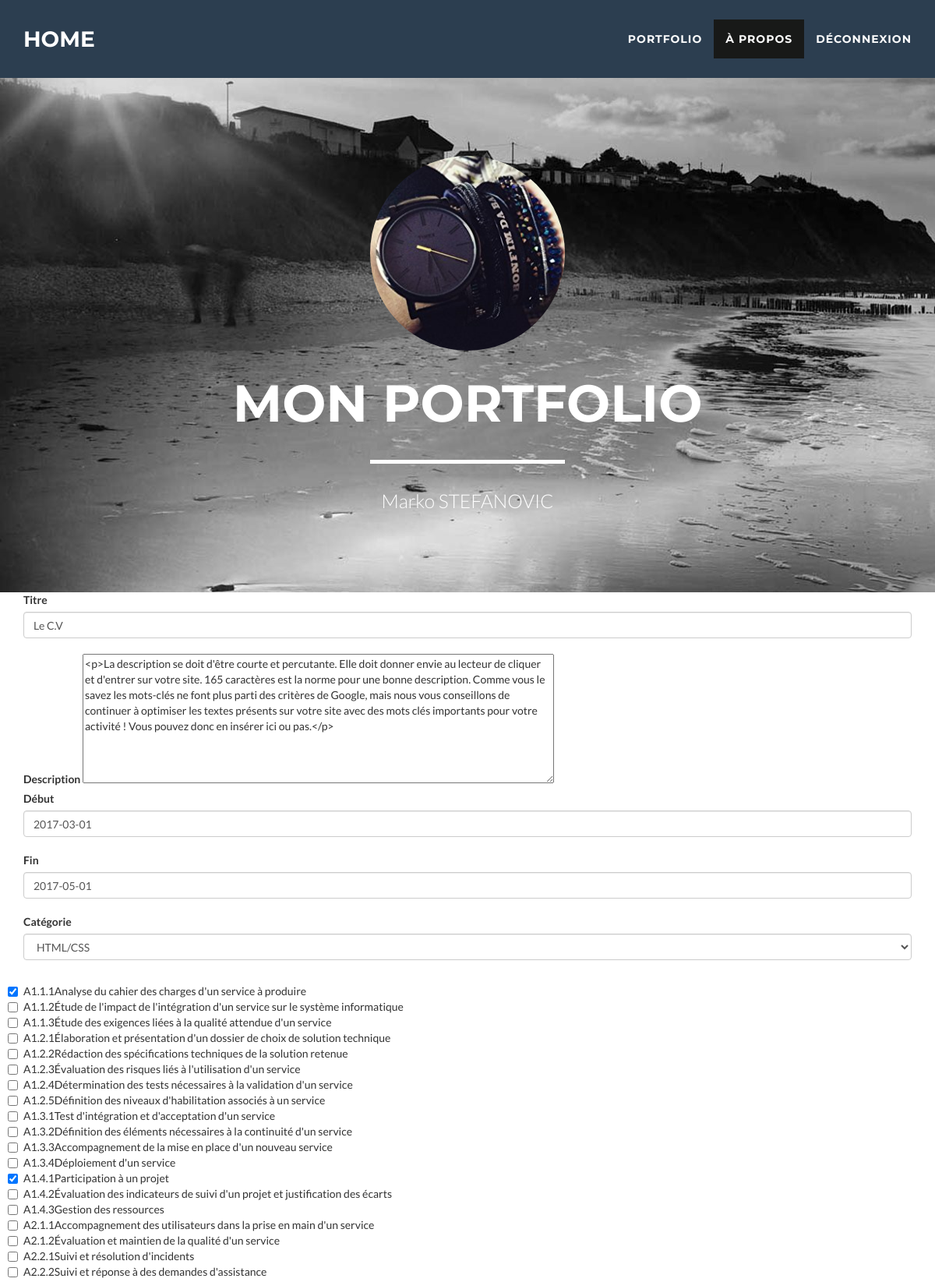
Screenshot of /majprojet.php?id_projet=35 (signed in, upper part) with the database file from the repository.
### tables this page shows
CREATE TABLE `projet` (
  `id_p` smallint(5) UNSIGNED NOT NULL,
  `titre` varchar(50) DEFAULT NULL,
  `description` text,
  `date_deb` date DEFAULT NULL,
  `date_fin` date DEFAULT NULL,
  `id_cat` smallint(5) UNSIGNED NOT NULL,
  `id_u` smallint(5) UNSIGNED NOT NULL
);

CREATE TABLE `competence` (
  `id_comp` smallint(5) UNSIGNED NOT NULL,
  `titre` varchar(50) DEFAULT NULL,
  `description` text
);

### majprojet.php (the view, shortened to what this page needs)
<?php include ("includes/head.php");
if (isset($_SESSION['connecte']))
{
	$id_projet= (int)$_GET['id_projet'];
	$requete = $bdd->query("SELECT * FROM projet WHERE id_p = ".$id_projet."");
	$reponse = $requete->fetch();
	$requete_cat = $bdd->query("SELECT * FROM categorie");
	$requete_comp = $bdd->query("SELECT * FROM competence");
	$comp_projet = $bdd->query("SELECT id_comp FROM englober WHERE id_p = ".$id_projet);
	$tab = array();
	while($rep_comp = $comp_projet->fetch())
	{
		$tab[] = $rep_comp['id_comp'];
	}
?>
<div class="container">
<form action="#" class="form-group" method="post">
  <label for="">Titre</label>
  <input type="text" name="titre" class="form-control" value=<?php echo "'".$reponse['titre']."'"; ?>> <br />
  <label>Description</label>
  <textarea id="ckeditor" name="desc" rows="8" cols="80"><?php echo "".$reponse['description'].""; ?></textarea> <br>
  <label>Début</label>
  <input type="text" class="form-control" name="deb" value=<?php echo "'".$reponse['date_deb']."'"; ?>> <br>
  <label>Fin</label>
  <input type="text" class="form-control" name="fin" value=<?php echo "'".$reponse['date_fin']."'"; ?>> <br>
  <label>Catégorie</label>
  <select name="categorie" class="form-control" id="sel1">
		<?php
			while($categorie = $requete_cat->fetch())
			{
				if($categorie['id_cat'] == $reponse['id_cat'])
				{
					echo "<option selected value='".$categorie['id_cat']."'>".$categorie['titre']."</option>";
				}
				else
				{
					echo "<option value='".$categorie['id_cat']."'>".$categorie['titre']."</option>";
				}
			} ?>
  </select> <br>
    <div class="checkbox">
	<?php
		while($competence = $requete_comp->fetch())
		{
			if(in_array($competence['id_comp'],$tab))
				echo "<input type='checkbox' checked name='competences[]' value='".$competence['id_comp']."'>".$competence['titre'].$competence['description']."</br>";
			else
				echo "<input type='checkbox' name='competences[]' value='".$competence['id_comp']."'>".$competence['titre'].$competence['description']."</br>";
		}
	?>
    </div>
</form>
</div>
<?php
        }
else
{
    header("location: index.php");
}
?>
<?php include ("includes/footer.php");?>

### css/style.css (style rules this page uses)
body { font-family: Lato, 'Helvetica Neue', Helvetica, Arial, sans-serif; overflow-x: hidden }

### rows the page displays
projet: titre "Le C.V", desc "<p>La description se doit d'être courte et percutante. Elle doit donner envie au lecteur de cliquer et d'entrer sur votre site. 165 caractères est la norme pour une bonne description. Comme vous le savez les mots-clés ne font plus parti des critères de Google, mais nous vous conseillons de continuer à optimiser les textes présents sur votre site avec des mots clés importants pour votre activité ! Vous pouvez donc en insérer ici ou pas.</p>", deb "2017-03-01", fin "2017-05-01"
competence: titre "A1.1.1", description "Analyse du cahier des charges d'un service à produire"
competence: titre "A1.1.2", description "Étude de l'impact de l'intégration d'un service sur le système informatique"
competence: titre "A1.1.3", description "Étude des exigences liées à la qualité attendue d'un service"
competence: titre "A1.2.1", description "Élaboration et présentation d'un dossier de choix de solution technique"
competence: titre "A1.2.2", description "Rédaction des spécifications techniques de la solution retenue"
competence: titre "A1.2.3", description "Évaluation des risques liés à l'utilisation d'un service"
competence: titre "A1.2.4", description "Détermination des tests nécessaires à la validation d'un service"
competence: titre "A1.2.5", description "Définition des niveaux d'habilitation associés à un service"
competence: titre "A1.3.1", description "Test d'intégration et d'acceptation d'un service"
competence: titre "A1.3.2", description "Définition des éléments nécessaires à la continuité d'un service"
competence: titre "A1.3.3", description "Accompagnement de la mise en place d'un nouveau service"
competence: titre "A1.3.4", description "Déploiement d'un service"
competence: titre "A1.4.1", description "Participation à un projet"
competence: titre "A1.4.2", description "Évaluation des indicateurs de suivi d'un projet et justification des écarts"
competence: titre "A1.4.3", description "Gestion des ressources"
competence: titre "A2.1.1", description "Accompagnement des utilisateurs dans la prise en main d'un service"
competence: titre "A2.1.2", description "Évaluation et maintien de la qualité d'un service"
competence: titre "A2.2.1", description "Suivi et résolution d'incidents"
competence: titre "A2.2.2", description "Suivi et réponse à des demandes d'assistance"

### other values shown
form field categorie "HTML/CSS"
